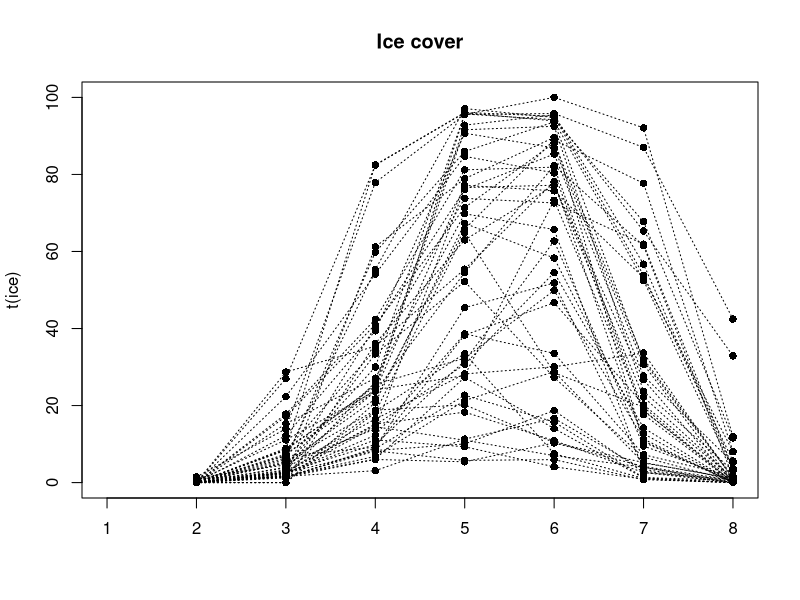
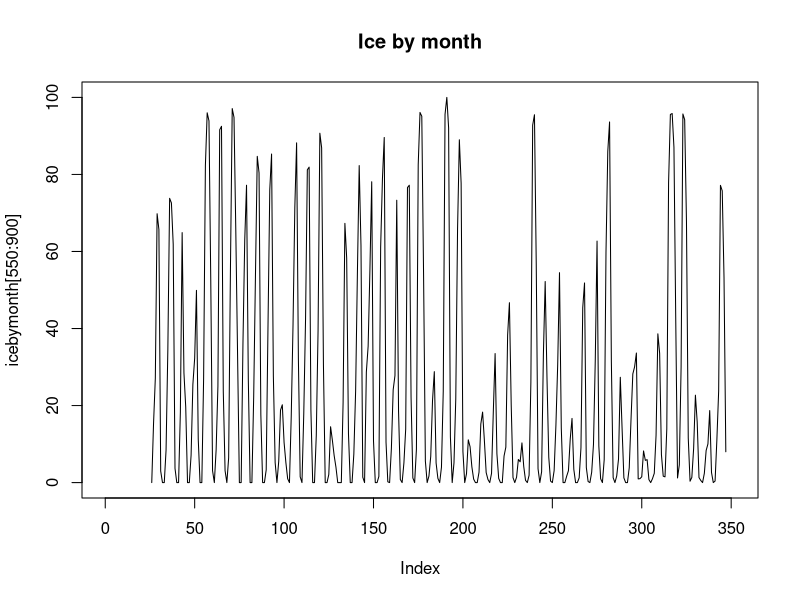
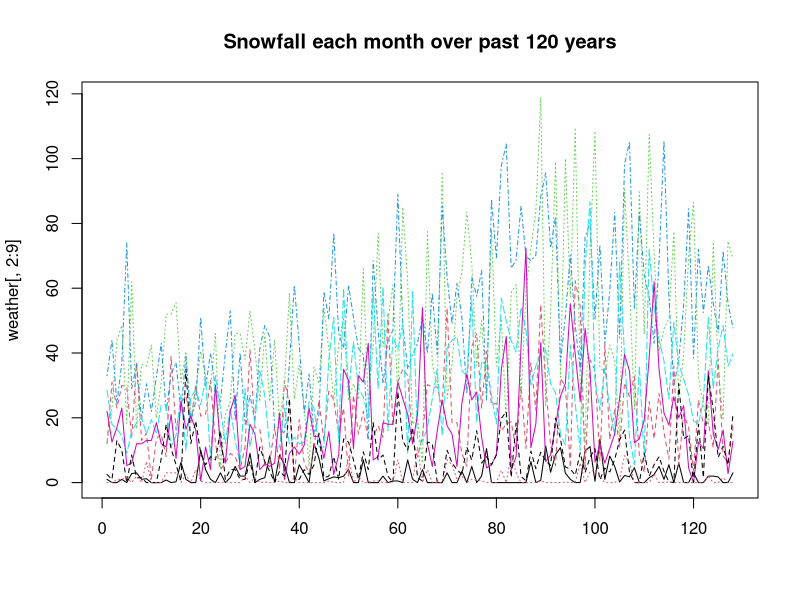
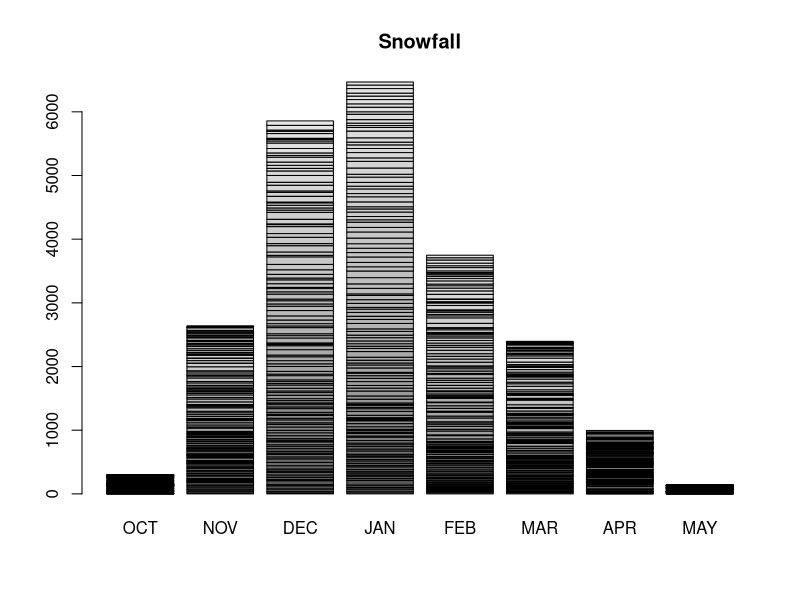
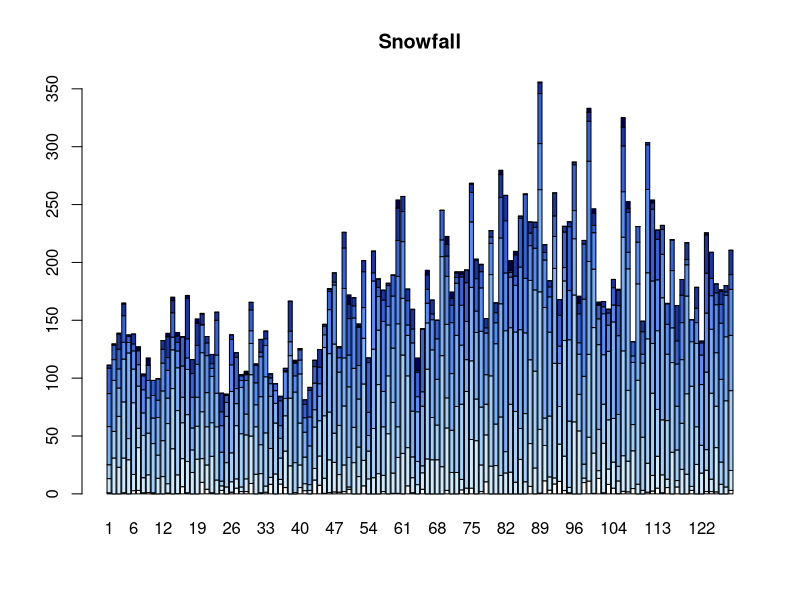
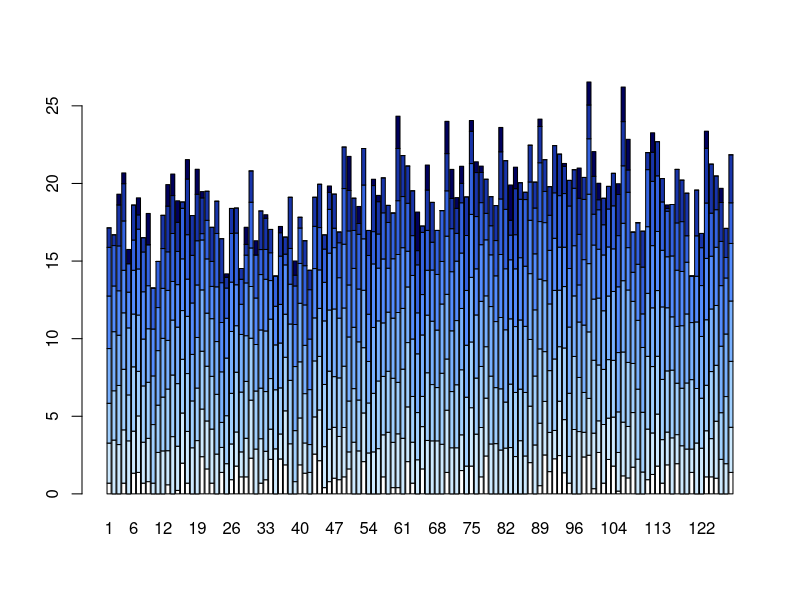
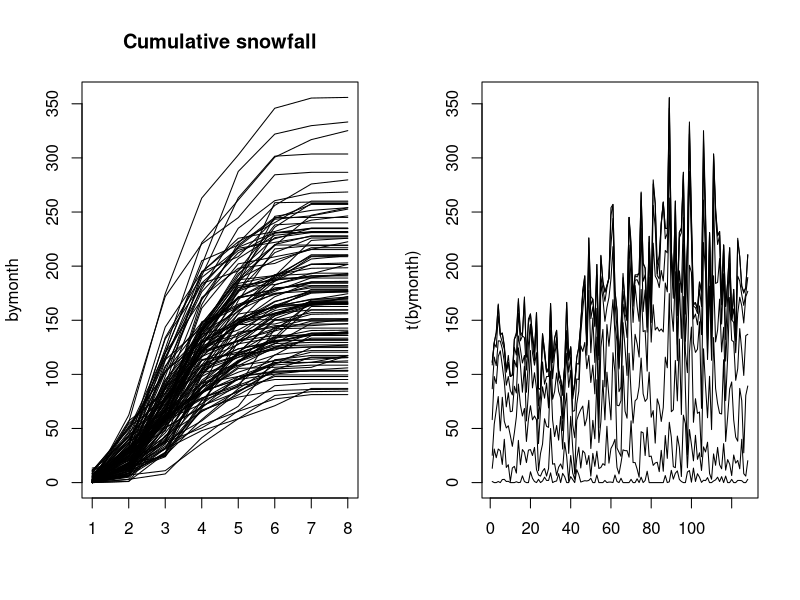
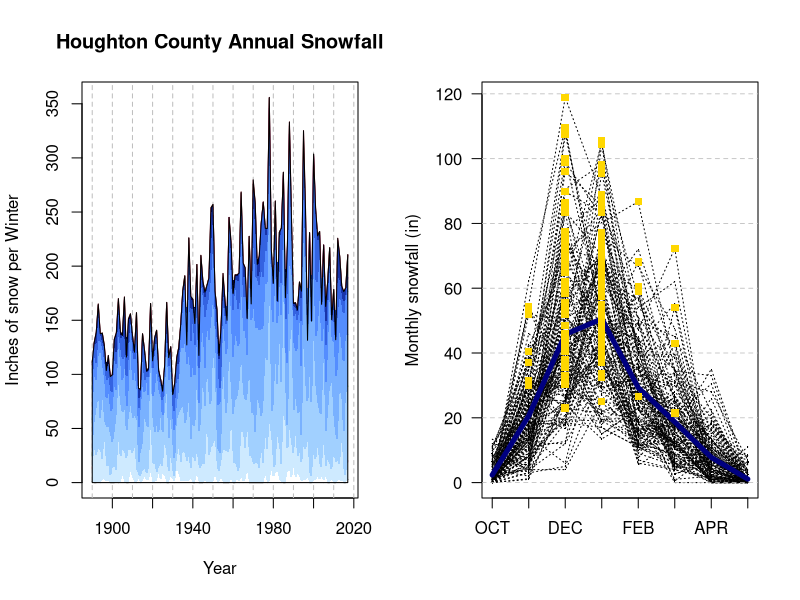

These figures' R source, in order: (Note: this script raises an error after producing the figures.)

## End-to-end analysis

## 1. Data reading, management. Graphing the major trends.
##
## For the weather data set, looking at the snowfall across months of the year.
## Helping residents better understand the the snowfall
## patterns in Houghton, both within a year and historically.

## Creating two graphics that show basic snowfall trends, one giving some type of summary
## over the entire data set from 1890, and  one showing the trends across the 
## different months of the year.

library(gplots)
filter <- 1:128 ##ignoring the last year, can be updated on getting more data:
alldat <- read.csv("weather.csv")[filter,]

##snowfall and other data:
years <- alldat[,1]
weather <- alldat[,1:9]
elnino <- alldat[,12:23]
sunspots <- alldat[,25:36]
avgtemp <- alldat[,38:49]
ice <- alldat[,50:57]

matplot(t(ice),type="o",pch=16,col="black",lty=3,
        main="Ice cover")

icebymonth <- as.vector(unlist(t(ice[,-1])))
plot(icebymonth[550:900],type="l",main = 'Ice by month')


## A straight matplot is sort of hard to grasp:
matplot(weather[,2:9],type="l", main="Snowfall each month over past 120 years")

barplot(as.matrix(weather[,2:9]),main = "Snowfall")
cols <- rev(rich.colors(8,"blues"))
barplot(t(as.matrix(weather[,2:9])),col=cols,main = "Snowfall")

##how might a transform work?
barplot(t(log(1+as.matrix(weather[,2:9]))),col=cols)

## I'd like to make a stacked line plot.  To do this, I can apply the cumsum
##function to each row of the data frame:

bymonth <- apply(weather[,2:9],1,cumsum)

par(mfrow=c(1,2))
matplot(bymonth,type="l",col="black",lty=1,main="Cumulative snowfall")
matplot(t(bymonth),type="l",col="black",lty=1)


#I'd like to fill in the area, and use a color gradient 
#to color each month-region separately.  The following evolved over iterations

filled.line <- function(x,ymatrix,xlab="",ylab="",main="")
{
   matplot(x,ymatrix,lty=1,type="l",xlab=xlab,ylab=ylab,main=main)

   
   ##Figure out some vertical lines.
   xrange <- round(range(x),-1)
   abline(v=seq(xrange[1],xrange[2],10),lty=2,col="grey")

   
   cols <- rev(rich.colors((ncol(ymatrix)),"blues"))
  for(i in ncol(ymatrix):1)
  {
      polygon(c(min(x),x,max(x)), c(0,ymatrix[,i],0),col=cols[i],lty=0)      
  }
      polygon(c(min(x),x,max(x)), c(0,ymatrix[,ncol(ymatrix)],0),lty=1)      

#  fit <- lm(ymatrix[,ncol(ymatrix)]~poly(x,degree=10))
#  points(x,fit$fit,lty=1,lwd=3,type="l")
   #legend(min(x),355,rev(c("Oct","Nov","Dec","Jan","Feb","Mar","Apr","May")),bty="o",pt.cex=1.9,
    #      pch=15,col=rev(cols),y.intersp=.9,lty=0)
   #legend(min(x),355,rev(c("","","","","","","","")),bty="n",pt.cex=1.9,
    #      pch=0,y.intersp=.9)
 
}

years.num <- as.numeric(substr(years,1,4))

#pdf("houghton.pdf",width=8,height=5)
filled.line(years.num[filter],t(bymonth)[filter,],ylab="Inches of snow per Winter",xlab="Year",main="Houghton County Annual Snowfall")
#dev.off()


## Also, we'd like to be able to look at this by month
##

matplot(t(weather[,2:9]),type="o",pch=16,cex=.2,col="black",xaxt=  "n",lty=3,
        ylab="Monthly snowfall (in)",las=1)
axis(1,1:8,c("OCT","NOV","DEC","JAN","FEB","MAR","APR","MAY"))
for(i in seq(0,120,20))
abline(i,0,lty=2,lwd=.8,col="grey")

points(rowMeans(t(weather[filter,2:9])),type="l",col="navy",lwd=5)

##can we identify which month has the most snow?
weather$max <-   apply(weather[,2:9],1,which.max)
points(weather$max, weather[,2:9][cbind(1:nrow(weather),weather$max)],col="gold",pch=15)

## 2: There appears to be a shift in snowfall patterns
## over the past century, with an increase happening around 1920.
## Considering two time eras, one for the 30 years before 1920, and one 
## for the 93 years after 1920. Conducting
## statistical tests at p=.05 which will show if the snowfall increased in each 
## month of the year, or just some of the months.

library(BayesFactor)
early <- rep(c(T,F),c(30,length(years)-30))
late <- rep(c(F,T),c(30,length(years)-30))

t.test(weather$OCT[early],weather$OCT[late])
t.test(weather$NOV[early],weather$NOV[late])
t.test(weather$DEC[early],weather$DEC[late])
t.test(weather$JAN[early],weather$JAN[late])
t.test(weather$FEB[early],weather$FEB[late])
t.test(weather$MAR[early],weather$MAR[late])
t.test(weather$APR[early],weather$APR[late])

ttestBF(weather$OCT[early],weather$OCT[late])
ttestBF(weather$NOV[early],weather$NOV[late])
ttestBF(weather$DEC[early],weather$DEC[late])
ttestBF(weather$JAN[early],weather$JAN[late])
ttestBF(weather$FEB[early],weather$FEB[late])
ttestBF(weather$MAR[early],weather$MAR[late])
ttestBF(weather$APR[early],weather$APR[late])


plot(colMeans(weather[early,2:9]),type="o",ylim=c(0,80),
     ylab="Average monthly snowfall" ,xaxt="n",xlab="Month",
     las=1,main="Average snowfall by month",cex=2,pch=16)
points(colMeans(weather[late,2:9],na.rm=T),type="o",pch=15,cex=2)
axis(1,1:8,c("OCT","NOV","DEC","JAN","FEB","MAR","APR","MAY"))
for(i in c(0:8*10))
abline(i,0,col="grey",lty=2)

means <-rbind(colMeans(weather[early,2:9],na.rm=T),
              colMeans(weather[late,2:9],na.rm=T))
reliable <- c(F,F,T,T,T,T,F,F)

rect((1:8)[reliable]-.12,
     means[1,reliable]-5,
     (1:8)[reliable]+.12,
     means[2,reliable]+5,
     border="navy",lwd=3)
text(5,77,"Reliable differences")
segments(5,75,3:6,means[2,reliable]+6)
points(colMeans(weather[early,2:9]),type="o",ylim=c(0,80),col="red",pch=16,cex=1.9)
points(colMeans(weather[late,2:9],na.rm=T),type="o",col="blue",pch=15,cex=1.9)

#legend(1,80,c("1920-present","1890-1920"),lwd=2,lty=1,col=c("blue","red"),pt.cex=2,pch=c(15,16))

## 3:
## It appears that in the 'old' era, December tended to get more snow
## than January, but this has switched.  Conducting an appropriate statistical
## test determining whether each of these are reliable. 
## Are these differences reliable.  That is, for each era, was January larger 
## than December?


##Test for all years:
##This is the 'wrong' test
t.test(weather$DEC,weather$JAN)
##This is a better one to use:
t.test(weather$DEC,weather$JAN,paired=T)
ttestBF(weather$DEC,weather$JAN,paired=T)  


t.test(weather$DEC[early],weather$JAN[early],paired=T)
t.test(weather$DEC[late],weather$JAN[late],paired=T)

ttestBF(weather$DEC[early],weather$JAN[early],paired=T)
ttestBF(weather$DEC[late],weather$JAN[late],paired=T)

##these seem to suggest that the difference in the amount
##that fell dec-jan did differ in the early era,
## but may have in  the late era.


## 4:
## Finding out which month had the highest snowfall using code such as:

weather$max <- apply(weather[,2:9],1,which.max)


weather[1:5,]


## Creating a table showing how many times each month got the highest
## snowfall, for the early and late eras.

highmonth <- table(weather$max,early)
highmonth

chisq.test(highmonth)

## Question 5: 
## Build a model to predict snowfall in a given year.
## We can use:
## 1. some type of non-linear regression method that will permit fitting
##    long-term fluctuations
## 2. The previous years snowfall
## 3. sunspot records
## 4. el nino records
## 5. ??? other ideas (temperature)



##can we predict one month snowfall based on other months in the same year?

g1 <- lm(weather$MAR~weather$OCT+weather$NOV+weather$DEC+weather$JAN+weather$FEB)

summary(g1) ##the complete model with all months only predicts march with an R2 of .14
            ##and suggests only February helps predict March. This is maybe not too surprising


step(g1) ##only february

###############################################
###  What about annual snowfalL?

snowfall <- rowSums(weather[,2:9])
snowfall

#temperature <- read.csv("temperature.csv")
temperature <- alldat[,38:49]
# Let's look at some possible predictors

plot(as.vector(as.matrix(elnino)),type="b",main="El nino weather Cycle (monthly)")

plot(rowMeans(elnino),type="b", main="El nino weather cycle (annual)")

plot(rowMeans(elnino),snowfall,main=paste("El nino vs. snowfall\n",
                                           round(cor(rowMeans(elnino),snowfall),3)))
#small but positive correlation!

plot(as.vector(as.matrix(sunspots)),type="b")
plot(rowMeans(sunspots),type="b")

plot(rowMeans(sunspots),snowfall,
     main=paste("Sunspots vs. snowfall\n",
               round(cor(rowMeans(sunspots),snowfall,use="pairwise.complete"),3)))

##larger positive correlation!

plot(as.vector(as.matrix(temperature[,-1])))
plot(as.vector(t(as.matrix(temperature[,-1]))),type="o",main="Mean temperature by month")

plot(rowMeans(temperature[,-1]),main="Mean temperature by year",type="o")

plot(rowMeans(temperature[,-1]),snowfall,
     main=paste("Temperature vs. snowfall\n",
                round(cor(rowMeans(temperature[,-1]),snowfall,use="pairwise.complete"),3)))

###let's combine all of this.
##we have 126 seasons that are complete as of Oct 2016.

alldat[126,]

##let's try estimate snowfall by predicting based on data in the previous year
##only things we could know then. We will only have 125 data row then

prevSnow <- rowSums(weather[1:125,2:9])
snowfallbyyear <- rowSums(weather[2:126,2:9])
elninobyyear   <- rowMeans(elnino[1:125,])  ##average for the whole previous year
sunspotsbyyear <- rowMeans(sunspots[1:125,]) ##average for whole previous year

sunspotSF <- rowMeans(sunspots[1:125,9:12])  ##true predicting--by previous summer

##get a summer and a fall elnino separately:
elninoSF <- rowMeans(elnino[1:125,9:12])

#tempbyyear <- rowMeans(temperature[1:125,-1])
#tempSF <- rowMeans(temperature[1:125,10:13])

n <- 125

newdat <- data.frame(Year=years[1:n],
                     year=1:n,
                     snow=snowfallbyyear,
                     elnino=elninobyyear,
                     elninoSF,
                     sunspots=sunspotsbyyear,
                     ssSF=sunspotSF,
                     prev = prevSnow,
                    
                     logprev = log(prevSnow)
                    #temp = tempbyyear,
                    #tempSF=tempSF
                     )
newdat[1:5,]




##It would be nice to fit the annual trend as a polynomial, to
##hopefully factor the mean level out.
model1 <-  lm(snow ~ year + poly(year,10),dat=newdat)
anova(model1)
summary(model1)
##R^2 is .52 with just year-polynomial

matplot(cbind(snowfallbyyear,elninobyyear,sunspotsbyyear/12),type="l")
points(model1$fit)

qqnorm(model1$resid)##fairly reasonably normal
hist(model1$resid)

model2a <-  lm(snow ~  poly(year,10),dat=newdat) ##same as model1
model2b <-  lm(log(snow) ~  poly(year,10),dat=newdat)

summary(model2a) ##.528
summary(model2b)  ##improves R^2 to .573, but is it fair?

cor(newdat$snow,exp(model2b$fit))^2 ##.529  ##not really an improvement


hist(model2a$resid)


##look into residuals
cor(model2a$resid,newdat[,-(1:2)])
cor(model2b$resid,newdat[,-(1:2)])

##residuals are highly correlated with annual elnino, but not previous summer's


##maybe we can gain a little by by using the information
## have.  We will continue to make two separate models.


model3a <-  lm(snow ~ year +
                  poly(year,10)+
                  elnino +elninoSF+
                  sunspots + ssSF +
                  prev,
              dat=newdat)

model3b <-lm(log(snow) ~ year +
                  poly(year,10)+
                  elnino +elninoSF+
                  sunspots + ssSF + 
               logprev,
              dat=newdat)

summary(model3a)
summary(model3b)

par(mfrow=c(1,2))
plot((newdat$snow),type="l")
points(model2a$fit,type="o",col="red")
points(model3a$fit,type="o",col="blue")

plot(log(newdat$snow),type="l")
points(model2b$fit,type="o",col="red")
points(model3b$fit,type="o",col="blue")

anova(model3b)
summary(model3b)##r2 of .64


##there looks like there are normal periodic devations....
plot(model3a$resid,type="l")
spectrum(model3a$resid)

##noise is pretty flat.

## OK, now this master prediction shown three reliable predictors.
##

modelBICa <- step(model3a,direction="both",k=log(125))  ##just elnino sf
modelAICa <- step(model3a,direction="both")             ##ditto
summary(modelAICa)
summary(modelBICa)
anova(model3a,modelAICa,modelBICa)


modelBICb <- step(model3b,direction="both",k=log(125))
modelAICb <- step(model3b,direction="both")
summary(modelAICb)  #sssf; elninosf,logprev, etc.
summary(modelBICb)  ##small model as above
anova(model3b,modelAICb,modelBICb)



##Lets predict 2019
N <- 129

year1617 <- data.frame(Year="2018-19",
                       year=N-1,  ##let's not extrapolate for now
                       snow=0, ##not used
                       elnino=rowMeans(elnino[N,]),
                       elninoSF=rowMeans(elnino[N,9:12]),
                       sunspots=rowMeans(sunspots[N,]),
                       ssSF=rowMeans(sunspots[N,9:12]),
                       temp=rowMeans(temperature[N,-1]),
                       #tempSF=rowMeans(temperature[N,10:13]),
                       prev=rowSums(weather[N,2:9]),
                       logprev=log(rowSums(weather[N,2:9])))


newdat2 <- rbind(newdat,year1617)
newdat2[-(1:120),]

predict(model3a,year1617)
predict(modelBICa,year1617)
predict(modelAICa,year1617)


exp(predict(model3b,year1617))
exp(predict(modelAICb,year1617))
exp(predict(modelBICb,year1617))





##all the models predict between 214-220 inches

#pdf("winter-prediction.pdf",width=8,height=6)
par(mfrow=c(1,1))

filled.line(years.num,t(bymonth),ylab="Inches of snow per Winter",xlab="Year",main="Houghton County Annual Snowfall")

preda <- (predict(model3a,newdat2))
newyears <- 1891:2018
points(newyears,preda,lwd=3,type="o",pch=16,cex=.5)
predb <- (predict(modelAICa,newdat2))
points(newyears,predb,lwd=3,type="l",pch=16,cex=.5,col="grey20")
#dev.off()
